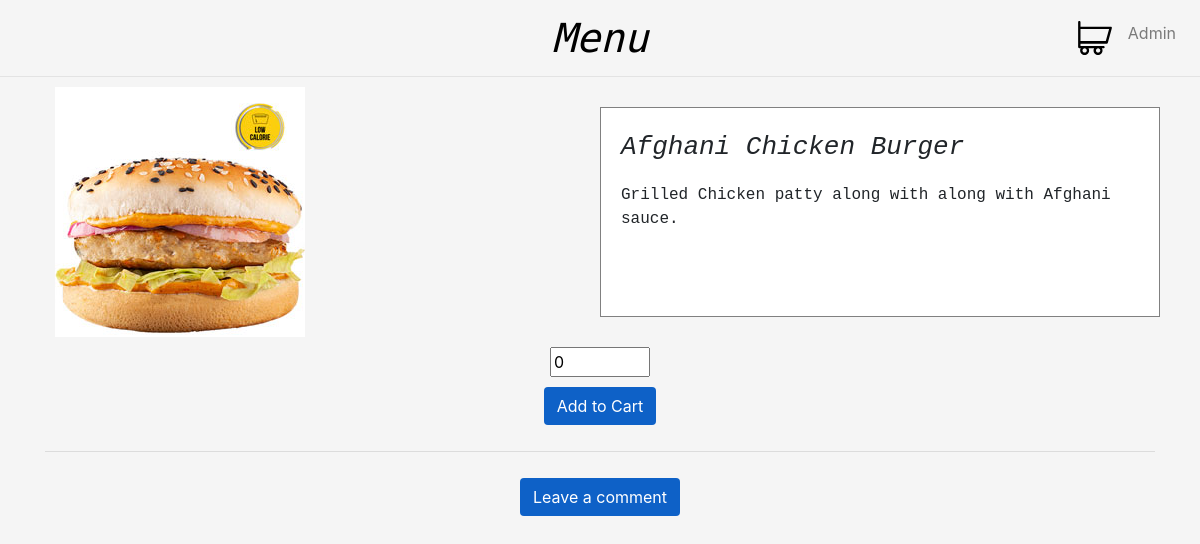
Page /menu/GRILLED CHICKEN BURGERs/Afghani Chicken Burger (signed in) on the committed database.
### menu/models.py (models this page shows, shortened)
class Item(models.Model):
    name = models.CharField(max_length=100, blank = True, default = "")
    description = models.CharField(max_length=150, blank = True, default = "")
    image = models.ImageField(upload_to='item', blank=True, null=True)
    ratings = models.DecimalField(blank = True, default = 0.0, max_digits = 5, decimal_places = 2)
    price = models.DecimalField(blank = True, default = 0.0, max_digits = 5, decimal_places = 2)
    ordered = models.IntegerField(blank = True, default = 0)
    vegan = models.BooleanField(blank = True, default = False)
    category_id = models.ForeignKey('Category', on_delete=models.CASCADE, related_name='category', blank = True)

### menu/views.py (the view)
# urls.py: path("menu/<str:category>/<str:item>", views.item, name = "item"),
def item(request, category, item):
    return render(request, "menu/item.html", {
        "item": Item.objects.get(name=item)
    })

### menu/templates/menu/item.html (shortened to what this page needs)
{% extends "menu/layout.html" %}
{% load static %}
{% block body %}
<div class="container">
    <div class="row" id="product">
        <div class="col-lg-6 img-product">
                <img class="img-fluid" src="{{ item.image.url }}" alt="connect" style="max-height:600px">
        </div>
        <div class="col-lg-6 acution-description">
            <p class="product-title"><i>{{item.name}}</i></p>
            <p class="product-description">{{item.description}}</p>
        </div>
    </div>
    <div>
        <center>
            <input type="number" style="width: 100px;" id="{{ item.id }}q" value=0>
        </center>
        <div>
            <div class="btn-middle">
                <button type="button" class="btn btn-auction btn-send-comment" id="{{ item.id }}" data-toggle="modal" data-target="#create">Add to Cart</button>
            </div>
        </div>
    </div>
    <hr>
    <div>
        <div class="btn-middle">
            <button type="button" class="btn btn-auction btn-send-comment" data-toggle="modal" data-target="#create">Leave a comment</button>
        </div>
    </div>
</div>
{% endblock %}

### menu/templates/menu/layout.html (shortened to what this page needs)
{% load static %}
<!DOCTYPE html>
<html lang="en">
    <head>
        <link rel="stylesheet" href="https://stackpath.bootstrapcdn.com/bootstrap/4.4.1/css/bootstrap.min.css">
        <link href="{% static 'menu/main.css' %}" rel="stylesheet">
        <link rel="stylesheet" href="https://cdnjs.cloudflare.com/ajax/libs/font-awesome/4.7.0/css/font-awesome.min.css">
    </head>
    <body>
        <nav class="navbar navbar-expand-md navbar-light nav-top">
            <div class="mx-auto order-0">
                <a class="name-page" href="{% url 'index' %}"><i>Menu</i></a>
            </div>
            <div class="navbar-collapse collapse w-100 order-3 dual-collapse2">
                <ul class="navbar-nav ml-auto">
                    {% if user.is_authenticated %}
                        <li><a href="/cart/"><img src = "{% static 'menu/cart.svg' %}" style="width: 50px;height: 50px;"/></a></li>
                        <li class="nav-item dropdown">
                            <a class="nav-link" href="#" id="navbarDropdown" role="button" data-toggle="dropdown" aria-haspopup="true" aria-expanded="false">
                                {{user.username|title}}
                            </a>
                        </li>
                    {% endif %}
                </ul>
            </div>
        </nav>
        <div class="middle">
            {% block body %}
            {% endblock %}
        </div>
    </body>
</html>

### menu/static/menu/main.css (style rules this page uses)
body { background-color: #f5f5f5; }
.name-page { font-size: 40px; font-family: 'Syne Mono', monospace; color: black; }
#product { padding: 10px; }
.product-title { font-family: 'DM Mono', monospace; font-size: 26px; }
.product-description { font-family: 'DM Mono', monospace; }
.acution-description { background-color: white; border: 1px solid grey; margin-top: 20px; margin-bottom: 20px; padding: 20px; }
.nav-top { border-bottom: 1px solid #e3e3e3; }
.btn-auction { margin-top: 10px; background-color: #0e61c7; color: white; }
.dropdown { list-style: none !important; }
.btn-middle { text-align: center; }
.btn-send-comment { margin-bottom: 10px; }
.nav-link { text-align: center; }

### rows in the picture
Item: image (picture), name "Afghani Chicken Burger", description "Grilled Chicken patty along with along with Afghani sauce."

### other values in the picture
{{ user.username|title }} "Admin"
